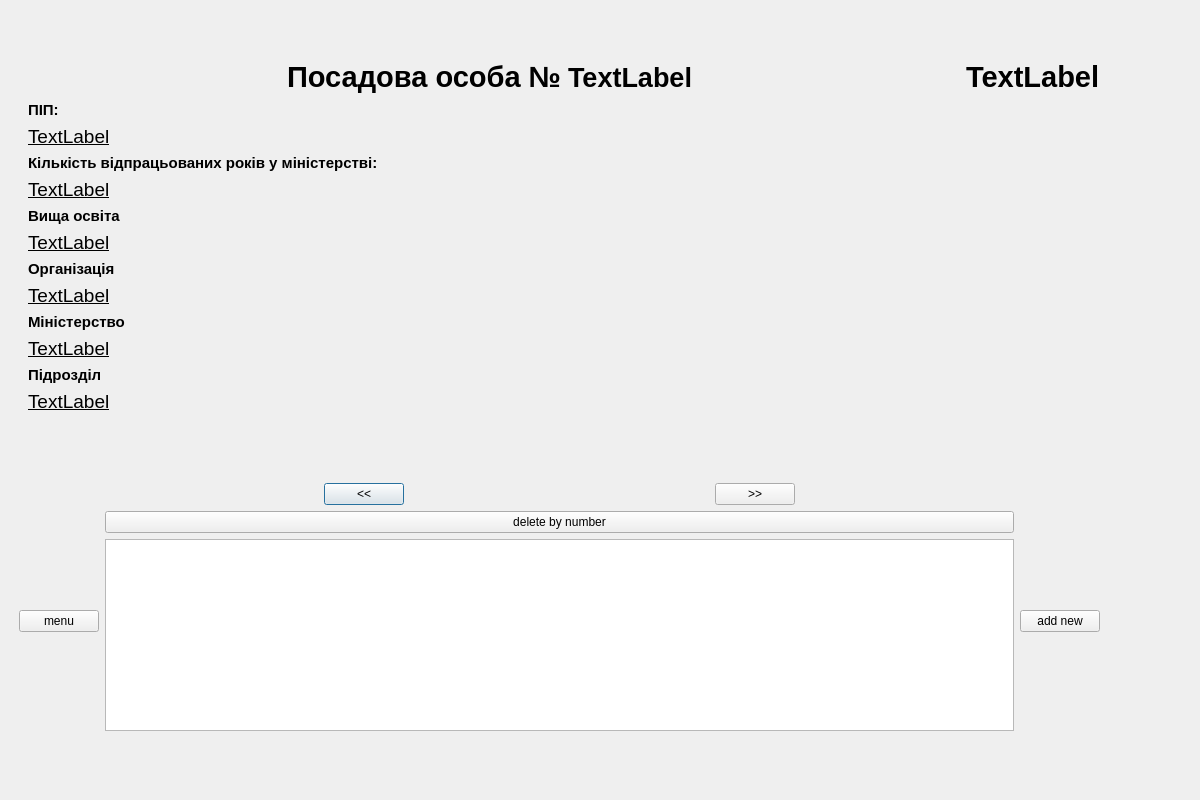
<?xml version="1.0" encoding="UTF-8"?>
<ui version="4.0">
 <class>ListOfPersons</class>
 <widget class="QDialog" name="ListOfPersons">
  <property name="geometry">
   <rect>
    <x>0</x>
    <y>0</y>
    <width>1200</width>
    <height>800</height>
   </rect>
  </property>
  <property name="minimumSize">
   <size>
    <width>1200</width>
    <height>800</height>
   </size>
  </property>
  <property name="maximumSize">
   <size>
    <width>1600</width>
    <height>1200</height>
   </size>
  </property>
  <property name="windowTitle">
   <string>Dialog</string>
  </property>
  <widget class="QWidget" name="verticalLayoutWidget">
   <property name="geometry">
    <rect>
     <x>19</x>
     <y>60</y>
     <width>1081</width>
     <height>671</height>
    </rect>
   </property>
   <layout class="QVBoxLayout" name="verticalLayout">
    <property name="sizeConstraint">
     <enum>QLayout::SetMaximumSize</enum>
    </property>
    <property name="rightMargin">
     <number>0</number>
    </property>
    <item>
     <layout class="QHBoxLayout" name="horizontalLayout_2">
      <item>
       <spacer name="horizontalSpacer">
        <property name="orientation">
         <enum>Qt::Horizontal</enum>
        </property>
        <property name="sizeHint" stdset="0">
         <size>
          <width>40</width>
          <height>20</height>
         </size>
        </property>
       </spacer>
      </item>
      <item>
       <widget class="QLabel" name="label">
        <property name="font">
         <font>
          <pointsize>22</pointsize>
          <weight>75</weight>
          <bold>true</bold>
         </font>
        </property>
        <property name="text">
         <string>Посадова особа №</string>
        </property>
        <property name="textFormat">
         <enum>Qt::PlainText</enum>
        </property>
        <property name="scaledContents">
         <bool>false</bool>
        </property>
       </widget>
      </item>
      <item>
       <widget class="QLabel" name="label_15">
        <property name="font">
         <font>
          <pointsize>20</pointsize>
          <weight>75</weight>
          <bold>true</bold>
         </font>
        </property>
        <property name="text">
         <string>TextLabel</string>
        </property>
       </widget>
      </item>
      <item>
       <spacer name="horizontalSpacer_5">
        <property name="orientation">
         <enum>Qt::Horizontal</enum>
        </property>
        <property name="sizeHint" stdset="0">
         <size>
          <width>40</width>
          <height>20</height>
         </size>
        </property>
       </spacer>
      </item>
      <item>
       <widget class="QLabel" name="label_2">
        <property name="font">
         <font>
          <pointsize>22</pointsize>
          <weight>75</weight>
          <bold>true</bold>
         </font>
        </property>
        <property name="text">
         <string>TextLabel</string>
        </property>
       </widget>
      </item>
     </layout>
    </item>
    <item>
     <widget class="QWidget" name="horizontalWidget_4" native="true">
      <property name="font">
       <font>
        <pointsize>6</pointsize>
       </font>
      </property>
      <layout class="QHBoxLayout" name="horizontalLayout_10">
       <property name="sizeConstraint">
        <enum>QLayout::SetMinimumSize</enum>
       </property>
       <property name="topMargin">
        <number>1</number>
       </property>
       <item>
        <layout class="QVBoxLayout" name="verticalLayout_6">
         <item>
          <widget class="QLabel" name="label_3">
           <property name="font">
            <font>
             <pointsize>11</pointsize>
             <weight>75</weight>
             <bold>true</bold>
            </font>
           </property>
           <property name="text">
            <string>ПІП:</string>
           </property>
          </widget>
         </item>
         <item>
          <widget class="QLabel" name="label_5">
           <property name="font">
            <font>
             <pointsize>14</pointsize>
             <underline>true</underline>
            </font>
           </property>
           <property name="text">
            <string>TextLabel</string>
           </property>
          </widget>
         </item>
         <item>
          <widget class="QLabel" name="label_4">
           <property name="font">
            <font>
             <pointsize>11</pointsize>
             <weight>75</weight>
             <bold>true</bold>
            </font>
           </property>
           <property name="text">
            <string>Кількість відпрацьованих років у міністерстві:</string>
           </property>
          </widget>
         </item>
         <item>
          <widget class="QLabel" name="label_6">
           <property name="font">
            <font>
             <pointsize>14</pointsize>
             <underline>true</underline>
            </font>
           </property>
           <property name="text">
            <string>TextLabel</string>
           </property>
          </widget>
         </item>
         <item>
          <widget class="QLabel" name="label_7">
           <property name="font">
            <font>
             <pointsize>11</pointsize>
             <weight>75</weight>
             <bold>true</bold>
            </font>
           </property>
           <property name="text">
            <string>Вища освіта</string>
           </property>
          </widget>
         </item>
         <item>
          <widget class="QLabel" name="label_8">
           <property name="font">
            <font>
             <pointsize>14</pointsize>
             <underline>true</underline>
            </font>
           </property>
           <property name="text">
            <string>TextLabel</string>
           </property>
          </widget>
         </item>
         <item>
          <widget class="QLabel" name="label_11">
           <property name="font">
            <font>
             <pointsize>11</pointsize>
             <weight>75</weight>
             <bold>true</bold>
            </font>
           </property>
           <property name="text">
            <string>Організація</string>
           </property>
          </widget>
         </item>
         <item>
          <widget class="QLabel" name="label_10">
           <property name="font">
            <font>
             <pointsize>14</pointsize>
             <underline>true</underline>
            </font>
           </property>
           <property name="text">
            <string>TextLabel</string>
           </property>
          </widget>
         </item>
         <item>
          <widget class="QLabel" name="label_9">
           <property name="font">
            <font>
             <pointsize>11</pointsize>
             <weight>75</weight>
             <bold>true</bold>
            </font>
           </property>
           <property name="text">
            <string>Міністерство</string>
           </property>
          </widget>
         </item>
         <item>
          <widget class="QLabel" name="label_12">
           <property name="font">
            <font>
             <pointsize>14</pointsize>
             <underline>true</underline>
            </font>
           </property>
           <property name="text">
            <string>TextLabel</string>
           </property>
          </widget>
         </item>
         <item>
          <widget class="QLabel" name="label_13">
           <property name="font">
            <font>
             <pointsize>11</pointsize>
             <weight>75</weight>
             <bold>true</bold>
            </font>
           </property>
           <property name="text">
            <string>Підрозділ</string>
           </property>
          </widget>
         </item>
         <item>
          <widget class="QLabel" name="label_14">
           <property name="font">
            <font>
             <pointsize>14</pointsize>
             <underline>true</underline>
            </font>
           </property>
           <property name="text">
            <string>TextLabel</string>
           </property>
          </widget>
         </item>
        </layout>
       </item>
      </layout>
     </widget>
    </item>
    <item>
     <spacer name="verticalSpacer">
      <property name="orientation">
       <enum>Qt::Vertical</enum>
      </property>
      <property name="sizeHint" stdset="0">
       <size>
        <width>20</width>
        <height>40</height>
       </size>
      </property>
     </spacer>
    </item>
    <item>
     <layout class="QHBoxLayout" name="horizontalLayout_4">
      <property name="sizeConstraint">
       <enum>QLayout::SetMaximumSize</enum>
      </property>
      <property name="topMargin">
       <number>0</number>
      </property>
      <item>
       <spacer name="horizontalSpacer_4">
        <property name="orientation">
         <enum>Qt::Horizontal</enum>
        </property>
        <property name="sizeHint" stdset="0">
         <size>
          <width>40</width>
          <height>20</height>
         </size>
        </property>
       </spacer>
      </item>
      <item>
       <widget class="QPushButton" name="pushButton_4">
        <property name="text">
         <string>&lt;&lt;</string>
        </property>
       </widget>
      </item>
      <item>
       <spacer name="horizontalSpacer_3">
        <property name="orientation">
         <enum>Qt::Horizontal</enum>
        </property>
        <property name="sizeHint" stdset="0">
         <size>
          <width>40</width>
          <height>20</height>
         </size>
        </property>
       </spacer>
      </item>
      <item>
       <widget class="QPushButton" name="pushButton_5">
        <property name="text">
         <string>&gt;&gt;</string>
        </property>
       </widget>
      </item>
      <item>
       <spacer name="horizontalSpacer_2">
        <property name="orientation">
         <enum>Qt::Horizontal</enum>
        </property>
        <property name="sizeHint" stdset="0">
         <size>
          <width>40</width>
          <height>20</height>
         </size>
        </property>
       </spacer>
      </item>
     </layout>
    </item>
    <item>
     <layout class="QHBoxLayout" name="horizontalLayout_3">
      <item>
       <widget class="QPushButton" name="pushButton_2">
        <property name="text">
         <string>menu</string>
        </property>
       </widget>
      </item>
      <item>
       <layout class="QVBoxLayout" name="verticalLayout_5">
        <item>
         <widget class="QPushButton" name="pushButton">
          <property name="text">
           <string>delete by number</string>
          </property>
         </widget>
        </item>
        <item>
         <widget class="QTextEdit" name="textEdit"/>
        </item>
       </layout>
      </item>
      <item>
       <widget class="QPushButton" name="pushButton_3">
        <property name="text">
         <string>add new</string>
        </property>
       </widget>
      </item>
     </layout>
    </item>
   </layout>
  </widget>
 </widget>
 <resources/>
 <connections/>
</ui>
